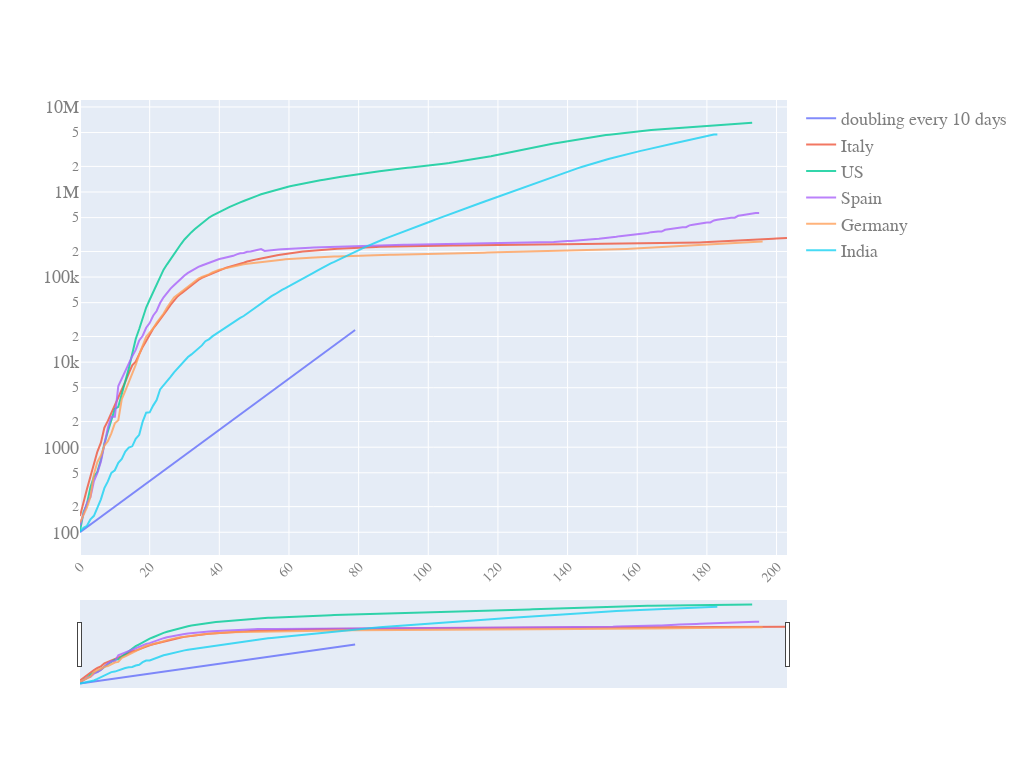

Here is the notebook cell this chart was saved with:
### Code cell
quick_plot(df_analyse.date,
           df_analyse.iloc[:,3:-1],
           y_scale='log',
           slider=True)

### Figure 1 — Plotly figure (JSON) as saved in the notebook; plotly's stock layout.template omitted (floating-point values rounded to 4 significant figures; data arrays with more than 128 entries replaced by an {"elided": "..."} marker saying what was removed)
{"data": [{"name": "doubling every 10 days", "opacity": 0.8, "type": "scatter", "x": {"elided": "204 int values"}, "y": {"elided": "204 float values"}}, {"name": "Italy", "opacity": 0.8, "type": "scatter", "x": {"elided": "204 int values"}, "y": {"elided": "204 int values"}}, {"name": "US", "opacity": 0.8, "type": "scatter", "x": {"elided": "204 int values"}, "y": {"elided": "204 int values"}}, {"name": "Spain", "opacity": 0.8, "type": "scatter", "x": {"elided": "204 int values"}, "y": {"elided": "204 int values"}}, {"name": "Germany", "opacity": 0.8, "type": "scatter", "x": {"elided": "204 int values"}, "y": {"elided": "204 int values"}}, {"name": "India", "opacity": 0.8, "type": "scatter", "x": {"elided": "204 int values"}, "y": {"elided": "204 int values"}}], "layout": {"autosize": true, "font": {"color": "#7f7f7f", "family": "PT Sans, monospace", "size": 18}, "height": 768, "width": 1024, "xaxis": {"nticks": 20, "rangeslider": {"visible": true}, "tickangle": -45, "tickfont": {"color": "#7f7f7f", "size": 14}}, "yaxis": {"type": "log"}}}
